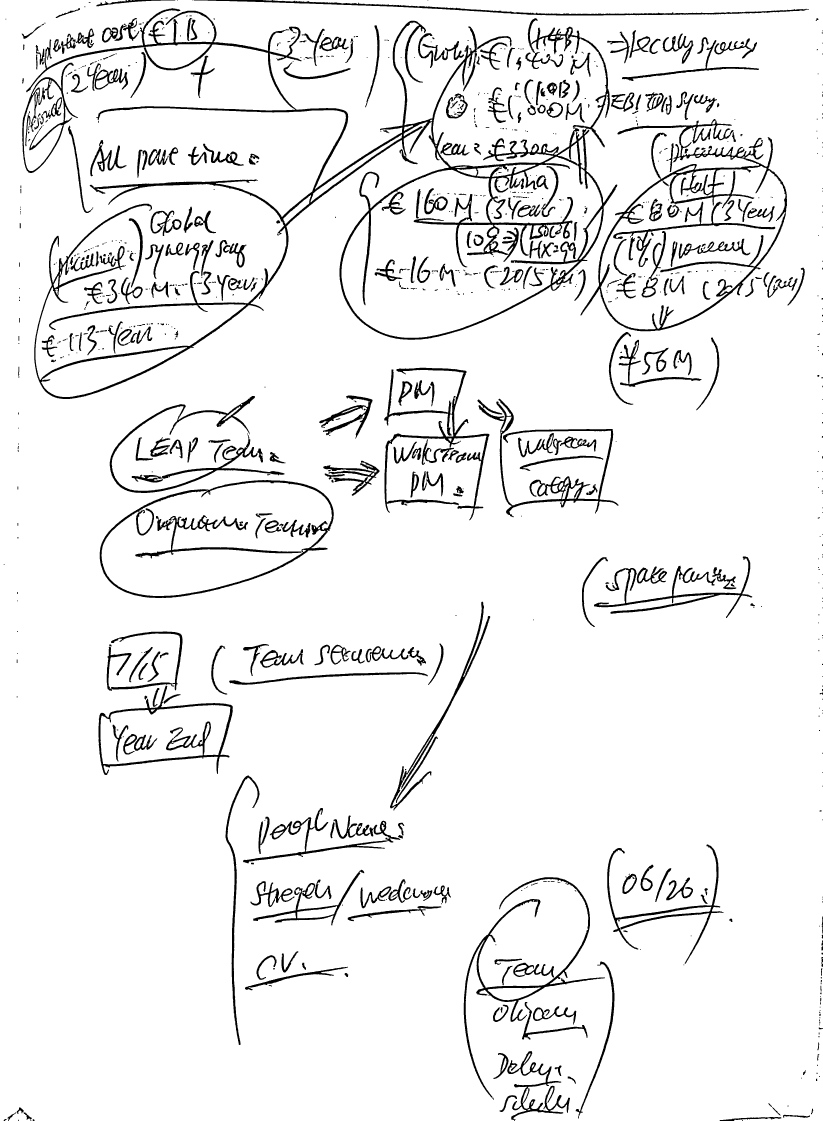
#> input picture outputs/reference/debug/eval/multi_scan/GNHK_success_scanned.png, 3291 x 4482 px (shown at 1/4 size); its folder holds only this picture in this run
$ python multi_img_test.py --input ../outputs/reference/debug/eval/multi_scan
#> lines starting #> are read from the running program, lines starting #| are printed output that depends on the picture; after the words box and inside, x2 and y2 are one past the last pixel; in counts of white or black regions, pixels touching at a corner belong together
### src/io_handling.py
import os
from pathlib import Path
import cv2


def ensure_dir(path: str | os.PathLike) -> str:
    Path(path).mkdir(parents=True, exist_ok=True)
    return str(path)


def imread_color(path: str) -> "cv2.Mat":
    img = cv2.imread(path, cv2.IMREAD_COLOR)
    if img is None:
        raise FileNotFoundError(f"Could not read image: {path}")
    return img


def imwrite(path: str, img: "cv2.Mat") -> None:
    ensure_dir(Path(path).parent)
    ok = cv2.imwrite(path, img)
    if not ok:
        raise IOError(f"Could not write image: {path}")

### src/preprocess.py
import cv2
import numpy as np

# Resize image so that max(height, width) == max_dim (if larger)
# Returns resized image and scale where:
#   resized = original * scale
# original = resized / scale
def resize_max_dim(img: np.ndarray, max_dim: int = 1200) -> tuple[np.ndarray, float]:
    h, w = img.shape[:2]
    m = max(h, w)
    if m <= max_dim:
        return img.copy(), 1.0

    scale = max_dim / float(m)
    new_w = int(round(w * scale))
    new_h = int(round(h * scale))
    resized = cv2.resize(img, (new_w, new_h), interpolation=cv2.INTER_AREA)
    return resized, scale


def preprocess_for_edges(
    img_bgr: np.ndarray,
    use_clahe: bool = False,
    blur_ksize: int = 5,
    canny_lo: int = 60,
    canny_hi: int = 180,
    close_ksize: int = 7,
) -> dict:
    gray = cv2.cvtColor(img_bgr, cv2.COLOR_BGR2GRAY)

    if use_clahe:
        clahe = cv2.createCLAHE(clipLimit=2.0, tileGridSize=(8, 8))
        gray2 = clahe.apply(gray)
    else:
        gray2 = gray

    k = blur_ksize if blur_ksize % 2 == 1 else blur_ksize + 1
    blurred = cv2.GaussianBlur(gray2, (k, k), 0)

    edges = cv2.Canny(blurred, canny_lo, canny_hi)

    # Morph close to connect broken edges
    kernel = cv2.getStructuringElement(cv2.MORPH_RECT, (close_ksize, close_ksize))
    edges_closed = cv2.morphologyEx(edges, cv2.MORPH_CLOSE, kernel, iterations=1)

    # Returns dict of intermediate files
    return {
        "gray": gray,
        "gray_eq": gray2,
        "blurred": blurred,
        "edges": edges,
        "edges_closed": edges_closed,
    }

### src/detect_page.py
from __future__ import annotations

import math
from dataclasses import dataclass
from typing import Optional

import cv2
import numpy as np

from .preprocess import resize_max_dim, preprocess_for_edges
from .io_handling import imwrite, ensure_dir


@dataclass
class DetectionResult:
    corners: Optional[np.ndarray]
    score: float
    method: str
    debug: dict


def order_points(pts: np.ndarray) -> np.ndarray:
    pts = pts.astype(np.float32)
    sorted_by_x = pts[np.argsort(pts[:, 0])]

    left  = sorted_by_x[:2]   # two leftmost points
    right = sorted_by_x[2:]   # two rightmost points

    tl, bl = left[np.argsort(left[:, 1])]
    tr, br = right[np.argsort(right[:, 1])]

    return np.stack([tl, tr, br, bl], axis=0).astype(np.float32)


def quad_area(quad: np.ndarray) -> float:
    # polygon area via contourArea
    return float(cv2.contourArea(quad.reshape(-1, 1, 2).astype(np.float32)))


def is_convex_quad(quad: np.ndarray) -> bool:
    return bool(cv2.isContourConvex(quad.reshape(-1, 1, 2).astype(np.float32)))


def angle_degrees(a: np.ndarray, b: np.ndarray, c: np.ndarray) -> float:
    ba = a - b
    bc = c - b
    denom = (np.linalg.norm(ba) * np.linalg.norm(bc)) + 1e-9
    cosang = float(np.dot(ba, bc) / denom)
    cosang = max(-1.0, min(1.0, cosang))
    return math.degrees(math.acos(cosang))


def score_quad(quad: np.ndarray, img_shape: tuple[int, int, int]) -> float:
    h, w = img_shape[:2]
    img_area = float(h * w)

    quad = order_points(quad)
    area = quad_area(quad)
    area_ratio = area / (img_area + 1e-9)

    # Area ratio sanity
    if area_ratio < 0.15 or area_ratio > 0.995:
        return 0.0

    # Convexity
    if not is_convex_quad(quad):
        return 0.0

    # Side lengths
    tl, tr, br, bl = quad
    sides = [
        np.linalg.norm(tr - tl),
        np.linalg.norm(br - tr),
        np.linalg.norm(bl - br),
        np.linalg.norm(tl - bl),
    ]
    min_side = min(sides)
    max_side = max(sides)
    if min_side < 0.10 * min(h, w):
        return 0.0
    if max_side / (min_side + 1e-9) > 12.0:
        return 0.0

    # Angles close to 90, but allow perspective
    angles = [
        angle_degrees(bl, tl, tr),
        angle_degrees(tl, tr, br),
        angle_degrees(tr, br, bl),
        angle_degrees(br, bl, tl),
    ]
    # Penalize if any angle is too extreme
    extreme = any(a < 30.0 or a > 150.0 for a in angles)
    if extreme:
        return 0.0

    # Convert area_ratio into a soft score peaked around ~0.6
    # since documents often occupy a big part of the image
    area_score = 1.0 - abs(area_ratio - 0.60) / 0.60
    area_score = max(0.0, min(1.0, area_score))

    # Angle score: closer to 90 is better
    angle_err = sum(abs(a - 90.0) for a in angles) / 4.0
    angle_score = max(0.0, 1.0 - angle_err / 60.0)  # 60 deg average error => 0

    score = 0.65 * area_score + 0.35 * angle_score
    return float(max(0.0, min(1.0, score)))


def find_page_quad_from_contours(edges_closed: np.ndarray, top_k: int = 10) -> tuple[Optional[np.ndarray], str]:
    contours, _ = cv2.findContours(edges_closed, cv2.RETR_EXTERNAL, cv2.CHAIN_APPROX_SIMPLE)
    if not contours:
        return None, "none"

    contours = sorted(contours, key=cv2.contourArea, reverse=True)[:top_k]

    # First try: approxPolyDP to get exactly 4 corners
    for c in contours:
        peri = cv2.arcLength(c, True)
        approx = cv2.approxPolyDP(c, 0.02 * peri, True)
        if len(approx) == 4:
            quad = approx.reshape(4, 2).astype(np.float32)
            return quad, "approxPolyDP"

    # Fallback: take largest contour and compute minAreaRect box
    c0 = contours[0]
    rect = cv2.minAreaRect(c0)
    box = cv2.boxPoints(rect)  # (4,2)
    quad = box.astype(np.float32)
    return quad, "minAreaRect"


def draw_debug(
    img_bgr: np.ndarray,
    intermediates: dict,
    quad_resized: Optional[np.ndarray],
    scale: float,
    method: str,
    score: float,
) -> dict: # holds debug images (BGR or gray)
    debug = {}

    debug["gray"] = intermediates["gray"]
    debug["edges"] = intermediates["edges"]
    debug["edges_closed"] = intermediates["edges_closed"]

    # Overlay on resized image
    overlay = img_bgr.copy()
    if quad_resized is not None:
        quad_ord = order_points(quad_resized)
        # Draw polygon
        pts = quad_ord.reshape(-1, 1, 2).astype(np.int32)
        cv2.polylines(overlay, [pts], True, (0, 255, 0), 2)

        # Draw corners + labels
        labels = ["TL", "TR", "BR", "BL"]
        for (x, y), lab in zip(quad_ord, labels):
            cv2.circle(overlay, (int(x), int(y)), 6, (0, 0, 255), -1)
            cv2.putText(
                overlay,
                lab,
                (int(x) + 8, int(y) - 8),
                cv2.FONT_HERSHEY_SIMPLEX,
                0.6,
                (0, 0, 255),
                2,
                cv2.LINE_AA,
            )

    cv2.putText(
        overlay,
        f"method={method} score={score:.2f} scale={scale:.3f}",
        (12, 30),
        cv2.FONT_HERSHEY_SIMPLEX,
        0.7,
        (255, 0, 0),
        2,
        cv2.LINE_AA,
    )
    debug["overlay_resized"] = overlay

    return debug


def save_debug_images(debug_dir: str, debug: dict) -> None:
    ensure_dir(debug_dir)
    for name, img in debug.items():
        path = f"{debug_dir}/{name}.png"
        # If grayscale, write directly: also fine if BGR
        imwrite(path, img)

# Returns corners in original image coordinates
def detect_page_corners(
    img_bgr_original: np.ndarray,
    debug_dir: Optional[str] = None,
    max_dim: int = 1200,
    use_clahe: bool = False,
) -> DetectionResult:
    img_resized, scale = resize_max_dim(img_bgr_original, max_dim=max_dim)

    # Preprocess resized
    inter = preprocess_for_edges(
        img_resized,
        use_clahe=use_clahe,
        blur_ksize=5,
        canny_lo=60,
        canny_hi=180,
        close_ksize=7,
    )

    quad_resized, method = find_page_quad_from_contours(inter["edges_closed"], top_k=10)

    if quad_resized is None:
        score = 0.0
        corners_original = None
        dbg = draw_debug(img_resized, inter, None, scale, "none", score)
        if debug_dir:
            save_debug_images(debug_dir, dbg)
        return DetectionResult(corners=corners_original, score=score, method="none", debug=dbg)

    quad_resized = order_points(quad_resized)
    score = score_quad(quad_resized, img_resized.shape)

    # If score is too low, treat as failure (but still output debug)
    if score < 0.20:
        corners_original = None
        method_used = method + "_rejected"
    else:
        # Map corners back to original coordinates:
        # resized = original * scale  => original = resized / scale
        corners_original = (quad_resized / scale).astype(np.float32)
        method_used = method

    dbg = draw_debug(img_resized, inter, quad_resized, scale, method_used, score)
    if debug_dir:
        save_debug_images(debug_dir, dbg)

    return DetectionResult(corners=corners_original, score=score, method=method_used, debug=dbg)

### src/transform.py
from __future__ import annotations

from typing import Optional

import cv2
import numpy as np

from .detect_page import order_points, DetectionResult


def four_point_transform(image: np.ndarray, pts: np.ndarray) -> np.ndarray:
    # Perspective transform from the given corners
    rect = order_points(pts)
    (tl, tr, br, bl) = rect

    widthA = np.linalg.norm(br - bl)
    widthB = np.linalg.norm(tr - tl)
    maxWidth = int(max(widthA, widthB))

    heightA = np.linalg.norm(tr - br)
    heightB = np.linalg.norm(tl - bl)
    maxHeight = int(max(heightA, heightB))

    dst = np.array([
        [0,            0            ],
        [maxWidth - 1, 0            ],
        [maxWidth - 1, maxHeight - 1],
        [0,            maxHeight - 1],
    ], dtype="float32")

    M = cv2.getPerspectiveTransform(rect, dst)
    warped = cv2.warpPerspective(image, M, (maxWidth, maxHeight))
    return warped


def warp_from_result(img_bgr: np.ndarray, result: DetectionResult) -> Optional[np.ndarray]:
    # Deskewed document image, or None if no corners were detected.
    if result.corners is None:
        return None
    return four_point_transform(img_bgr, result.corners)

### src/threshholding.py
import cv2
import numpy as np


def thresh_document(img):

    # Thresholding
    gray_img = cv2.cvtColor(img, cv2.COLOR_BGR2GRAY)

    thresh_img = cv2.adaptiveThreshold(gray_img, 255,cv2.ADAPTIVE_THRESH_GAUSSIAN_C, cv2.THRESH_BINARY, 31, 10)

    # Opening to clean small noise
    kernel = np.ones((3,3), np.uint8)
    opened_img = cv2.morphologyEx(thresh_img, cv2.MORPH_OPEN, kernel)
    closed_img = cv2.morphologyEx(opened_img, cv2.MORPH_CLOSE, kernel)


    return closed_img

### scripts/multi_img_test.py
import argparse
import csv
from pathlib import Path
import cv2
import numpy as np

from src.io_handling import imread_color, ensure_dir
from src.detect_page import detect_page_corners
from src.threshholding import thresh_document
from src.transform import warp_from_result

IMG_EXTS = {".jpg", ".jpeg", ".png", ".bmp", ".tif", ".tiff", ".webp"}

def iter_images(folder: str):
    p = Path(folder)
    for fp in sorted(p.rglob("*")):
        if fp.suffix.lower() in IMG_EXTS:
            yield fp

def compute_metrics(thresh_img: np.ndarray, gt_mask: np.ndarray = None):
    metrics = {}

    bin_img = (thresh_img < 127).astype(np.uint8)

    # Fg ratio
    metrics["fg_ratio"] = np.sum(bin_img) / bin_img.size

    # Connected components
    num_labels, labels, stats, centroids = cv2.connectedComponentsWithStats(bin_img)
    metrics["num_cc"] = num_labels - 1

    return metrics

def main():
    ap = argparse.ArgumentParser()
    ap.add_argument("--input", required=True, help="Folder of images")
    ap.add_argument("--outdir", default="outputs/debug/eval", help="Where to write logs/debug")
    ap.add_argument("--max-dim", type=int, default=1200)
    ap.add_argument("--clahe", action="store_true")
    ap.add_argument("--save-failures", action="store_true", help="Save debug images only for failures")
    args = ap.parse_args()

    ensure_dir(args.outdir)
    out_csv = Path(args.outdir) / "detection_log.csv"

    total = 0
    ok = 0
    scores = []
    fg_ratios = []
    num_ccs = []


    with open(out_csv, "w", newline="") as f:
        writer = csv.writer(f)
        writer.writerow(["path", "method", "score", "success"])

        for fp in iter_images(args.input):
            total += 1
            img = imread_color(str(fp))
#> in imread_color, img is the input picture: shape (4482, 3291, 3); 93.6% white; 942 black regions (366 under 20 px), largest, box (x1, y1, x2, y2) and area: (105, 33, 2469, 1596) 205082, (2322, 476, 3148, 1325) 55327, (1537, 1471, 1958, 2081) 27845

            debug_dir = None
            # If save-failures: only save debug if it fails
            if not args.save_failures:
                debug_dir = str(Path(args.outdir) / "debug_all" / fp.stem)

            result = detect_page_corners(img, debug_dir=debug_dir, max_dim=args.max_dim, use_clahe=args.clahe)
#> in resize_max_dim, `resized = cv2.resize(img, (new_w, new_h), interpolation=cv2.INTER_AREA)`:
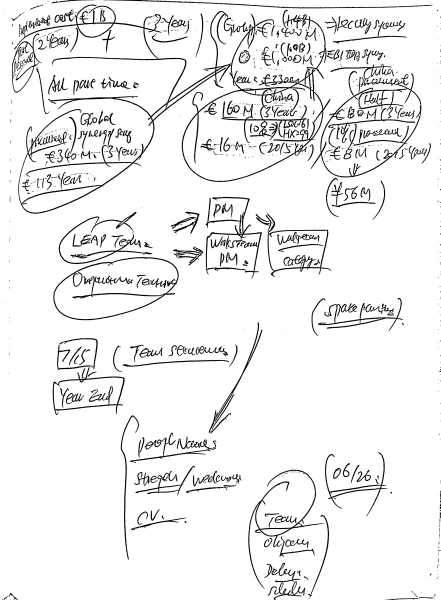
#> resized: shape (1200, 881, 3) (shown at 1/2 size); min 0, max 255, mean 238.6
#> in detect_page_corners, `img_resized, scale = resize_max_dim(img_bgr_original, max_dim=max_dim)`: scale = 0.268
#> in preprocess_for_edges, `edges = cv2.Canny(blurred, canny_lo, canny_hi)`:
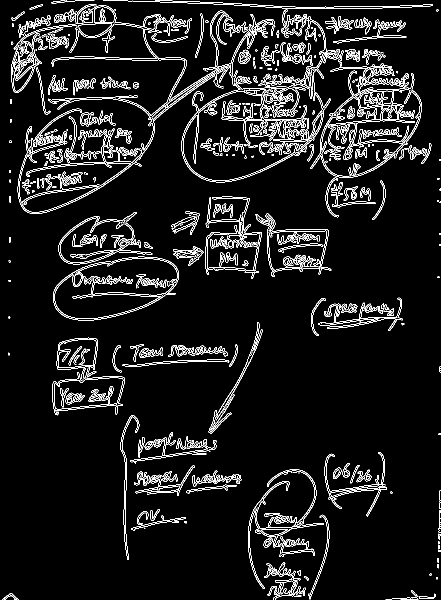
#> edges: shape (1200, 881) (shown at 1/2 size); 6.7% white in thin lines or dots
#> in preprocess_for_edges, `edges_closed = cv2.morphologyEx(edges, cv2.MORPH_CLOSE, kernel, iterat..`:
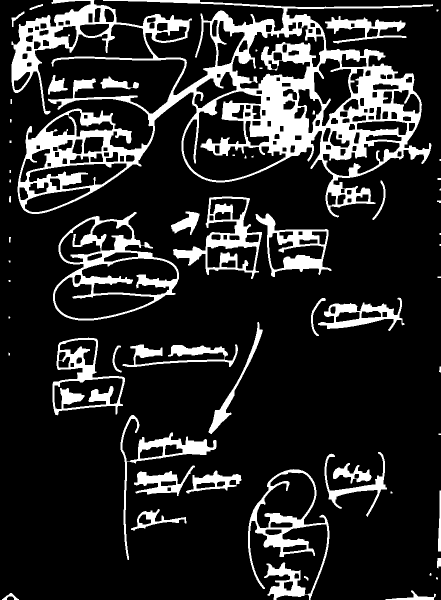
#> edges_closed: shape (1200, 881) (shown at 1/2 size); 16.4% white; 59 white regions (21 under 20 px)
#> in detect_page_corners, `inter = preprocess_for_edges( img_resized, use_clahe=use_clahe, blur_k..`: inter = 5 items
#> in find_page_quad_from_contours, `contours, _ = cv2.findContours(edges_closed, cv2.RETR_EXTERNAL, cv2.CH..`: contours = 53 contours, 22 with area under 20; largest, box (x1, y1, x2, y2) and area: (23, 0, 866, 435) 177486, (106, 424, 358, 641) 35171, (496, 938, 659, 1200) 18301, (105, 675, 250, 831) 13393, (346, 393, 524, 558) 13175
#> in find_page_quad_from_contours, `contours = sorted(contours, key=cv2.contourArea, reverse=True)[:top_k]`: contours = 10 contours; largest, box (x1, y1, x2, y2) and area: (23, 0, 866, 435) 177486, (106, 424, 358, 641) 35171, (496, 938, 659, 1200) 18301, (105, 675, 250, 831) 13393, (346, 393, 524, 558) 13175
#> the loop in find_page_quad_from_contours, `for c in contours:` made 10 passes
#> peri on passes 1 to 8: 8970, 1068.9, 1946.2, 735.8, 929, 594.7, 1243.4, 660.9
#> in find_page_quad_from_contours, `c0 = contours[0]`: c0 = contour of 2739 points, box (x1, y1, x2, y2) (23, 0, 866, 435), area 177486
#> in find_page_quad_from_contours, `rect = cv2.minAreaRect(c0)`: rect = ((442.2, 215.9), (430.8, 841.3), -89.34)
#> in find_page_quad_from_contours, `box = cv2.boxPoints(rect)`: box = [[860.3, 436.1], [19.06, 426.5], [24, -4.3], [865.3, 5.34]]
#> in find_page_quad_from_contours, `quad = box.astype(np.float32)`: quad has the same summary as box
#> in detect_page_corners, `quad_resized, method = find_page_quad_from_contours(inter["edges_close..`: quad_resized has the same summary as box in find_page_quad_from_contours; method = 'minAreaRect'
#> in order_points, `pts = pts.astype(np.float32)`: pts has the same summary as box in find_page_quad_from_contours
#> in order_points, `sorted_by_x = pts[np.argsort(pts[:, 0])]`: sorted_by_x = [[19.06, 426.5], [24, -4.3], [860.3, 436.1], [865.3, 5.34]]
#> in order_points, `left  = sorted_by_x[:2]`: left = [[19.06, 426.5], [24, -4.3]]
#> in order_points, `right = sorted_by_x[2:]`: right = [[860.3, 436.1], [865.3, 5.34]]
#> in order_points, `tl, bl = left[np.argsort(left[:, 1])]`: tl = [24, -4.3]; bl = [19.06, 426.5]
#> in order_points, `tr, br = right[np.argsort(right[:, 1])]`: tr = [865.3, 5.34]; br = [860.3, 436.1]
#> in detect_page_corners, `quad_resized = order_points(quad_resized)`: quad_resized = [[24, -4.3], [865.3, 5.34], [860.3, 436.1], [19.06, 426.5]]
#> in score_quad, `quad = order_points(quad)`: quad has the same summary as quad_resized in detect_page_corners
#> in score_quad, `area = quad_area(quad)`: area = 362466.7
#> in score_quad, `area_ratio = area / (img_area + 1e-9)`: area_ratio = 0.343
#> in score_quad, `tl, tr, br, bl = quad`: tl = [24, -4.3]; tr = [865.3, 5.34]; br = [860.3, 436.1]; bl = [19.06, 426.5]
#> in score_quad, `sides = [ np.linalg.norm(tr - tl), np.linalg.norm(br - tr), np.linalg...`: sides = [841.3, 430.8, 841.3, 430.8]
#> in score_quad, `min_side = min(sides)`: min_side = 430.8
#> in score_quad, `max_side = max(sides)`: max_side = 841.3
#> in angle_degrees, `ba = a - b`: ba = [-4.94, 430.8]
#> in angle_degrees, `bc = c - b`: bc = [841.3, 9.64]
#> in angle_degrees, `denom = (np.linalg.norm(ba) * np.linalg.norm(bc)) + 1e-9`: denom = 362466.7
#> in angle_degrees, `cosang = float(np.dot(ba, bc) / denom)`: cosang = 9.43e-09
#> in score_quad, `angles = [ angle_degrees(bl, tl, tr), angle_degrees(tl, tr, br), angle..`: angles = [90, 90, 90, 90]
#> in score_quad, `extreme = any(a < 30.0 or a > 150.0 for a in angles)`: extreme = False
#> in score_quad, `area_score = 1.0 - abs(area_ratio - 0.60) / 0.60`: area_score = 0.571
#> in score_quad, `angle_err = sum(abs(a - 90.0) for a in angles) / 4.0`: angle_err = 8.1e-07
#> in score_quad, `angle_score = max(0.0, 1.0 - angle_err / 60.0)`: angle_score = 1
#> in score_quad, `score = 0.65 * area_score + 0.35 * angle_score`: score = 0.721
#> in detect_page_corners, `corners_original = (quad_resized / scale).astype(np.float32)`: corners_original = [[89.64, -16.05], [3231.8, 19.95], [3213.4, 1629], [71.21, 1593]]
#> in detect_page_corners, `method_used = method`: method_used = 'minAreaRect'
#> in draw_debug, `quad_ord = order_points(quad_resized)`: quad_ord has the same summary as quad_resized in detect_page_corners
#> in draw_debug, `pts = quad_ord.reshape(-1, 1, 2).astype(np.int32)`: pts = [[24, -4], [865, 5], [860, 436], [19, 426]]
#> in draw_debug, `cv2.polylines(overlay, [pts], True, (0, 255, 0), 2)`:
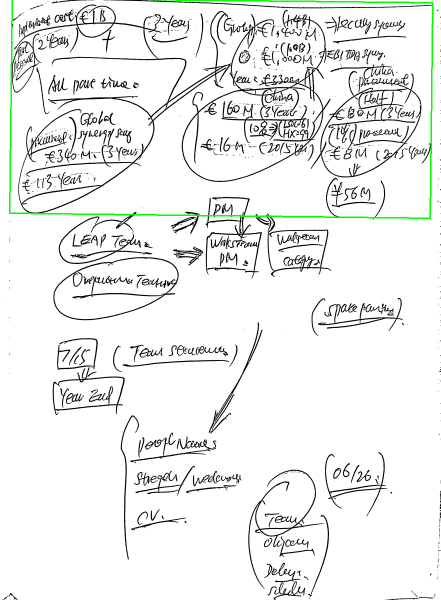
#> overlay: shape (1200, 881, 3) (shown at 1/2 size); 0.62% of pixels changed, all inside (x1, y1, x2, y2) = (18, 0, 867, 438)
#> the loop in draw_debug, `for (x, y), lab in zip(quad_ord, labels):` made 4 passes
#> after the loop in draw_debug, `for (x, y), lab in zip(quad_ord, labels):`:
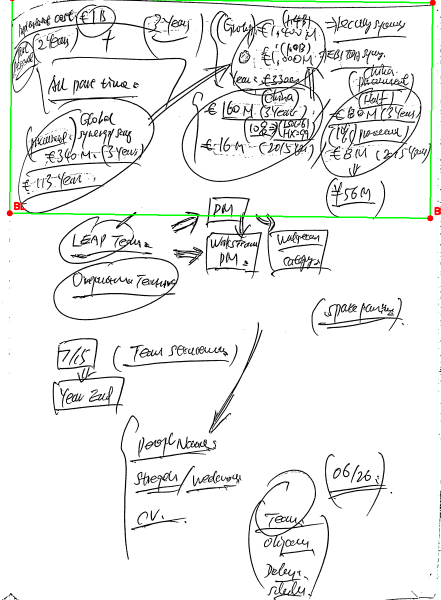
#> overlay: shape (1200, 881, 3) (shown at 1/2 size); 0.08% of pixels changed, all inside (x1, y1, x2, y2) = (13, 0, 881, 443)
#> in draw_debug, `cv2.putText( overlay, f"method={method} score={score:.2f} scale={scale..`:
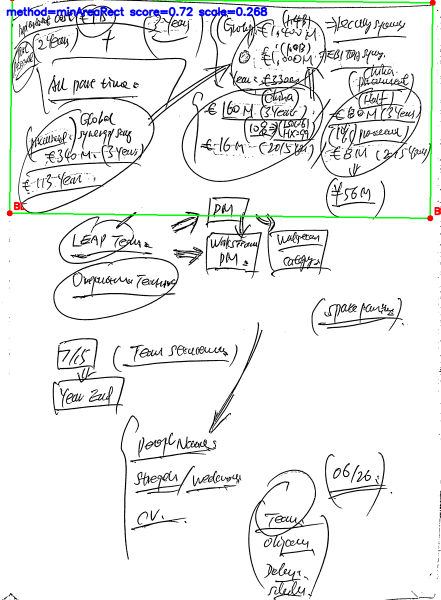
#> overlay: shape (1200, 881, 3) (shown at 1/2 size); 0.59% of pixels changed, all inside (x1, y1, x2, y2) = (12, 13, 536, 33)
#> in detect_page_corners, `dbg = draw_debug(img_resized, inter, quad_resized, scale, method_used,..`: dbg = 4 items
#> the loop in save_debug_images, `for name, img in debug.items():` made 4 passes
#> (the rest of the program and of its run is left out)
